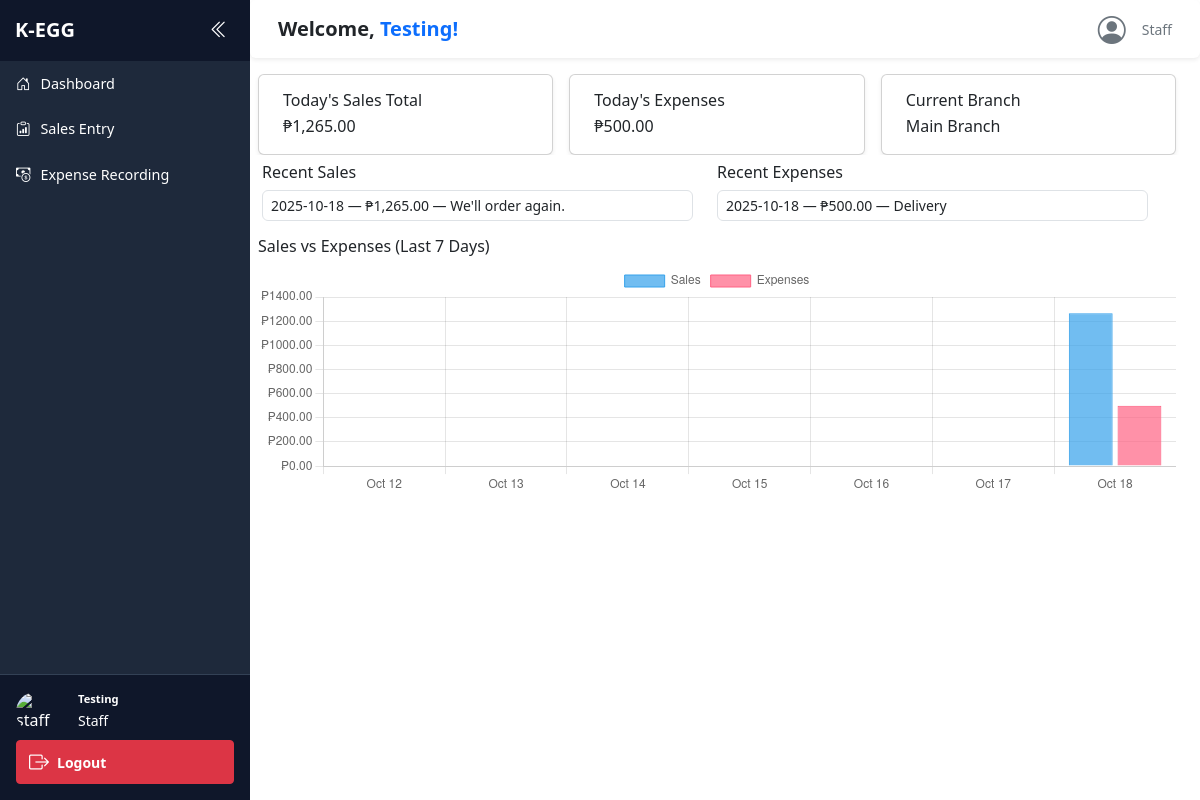
The app's page /staff_dashboard.php (signed in) with its own data.
### tables this page shows
CREATE TABLE `sales` (
  `id` int(11) NOT NULL,
  `transaction_id` varchar(50) NOT NULL,
  `date` date NOT NULL,
  `time` time NOT NULL,
  `product_name` varchar(100) NOT NULL,
  `quantity` int(11) NOT NULL,
  `unit_price` decimal(10,2) NOT NULL,
  `total_amount` decimal(10,2) NOT NULL,
  `payment_method` varchar(50) NOT NULL,
  `branch` varchar(100) NOT NULL,
  `sold_by` varchar(100) NOT NULL,
  `remarks` text DEFAULT NULL,
  `created_at` timestamp NOT NULL DEFAULT current_timestamp()
);

CREATE TABLE `expenses` (
  `id` int(11) NOT NULL,
  `transaction_id` varchar(50) NOT NULL,
  `date` date NOT NULL,
  `time` time NOT NULL,
  `category` varchar(100) NOT NULL,
  `description` text NOT NULL,
  `amount` decimal(10,2) NOT NULL,
  `payment_method` varchar(50) NOT NULL,
  `vendor` varchar(100) DEFAULT NULL,
  `branch` varchar(100) NOT NULL,
  `recorded_by` varchar(100) NOT NULL,
  `attachment` varchar(255) DEFAULT NULL,
  `remarks` text DEFAULT NULL,
  `created_at` timestamp NOT NULL DEFAULT current_timestamp()
);

### staff_dashboard.php (the view, shortened to what this page needs)
<?php
include 'db.php';
$staffName = $_SESSION['staff'];
$branch = $_SESSION['branch'] ?? 'Main Branch';
$today = date('Y-m-d');
$salesStmt = $conn->prepare("SELECT SUM(total_amount) AS total_sales FROM sales WHERE DATE(date) = ?");
if ($salesStmt) {
    $salesStmt->bind_param("s", $today);
    $salesStmt->execute();
    $salesStmt->bind_result($totalSales);
    if ($salesStmt->fetch()) {
        $sales = $totalSales ?: 0.00;
    }
} else {
    echo "Sales query failed: " . $conn->error;
}
$expenses = 0.00;
$expensesStmt = $conn->prepare("SELECT SUM(amount) AS total_expenses FROM expenses WHERE DATE(date) = ?");
if ($expensesStmt) {
    $expensesStmt->bind_param("s", $today);
    $expensesStmt->execute();
    $expensesStmt->bind_result($totalExpenses);
    if ($expensesStmt->fetch()) {
        $expenses = $totalExpenses ?: 0.00;
    }
} else {
    echo "Expenses query failed: " . $conn->error;
}
$recentSales = $conn->prepare("SELECT date, total_amount, remarks FROM sales WHERE sold_by = ? ORDER BY date DESC LIMIT 5");
$recentSales->bind_param("s", $staffName);
$recentSales->execute();
$salesResult = $recentSales->get_result();
$recentExpenses = $conn->prepare("SELECT date, amount, category FROM expenses WHERE recorded_by = ? ORDER BY created_at DESC LIMIT 5");
$recentExpenses->bind_param("s", $staffName);
$recentExpenses->execute();
$expensesResult = $recentExpenses->get_result();
$dates = [];
for ($i = 6; $i >= 0; $i--) {
    $dates[] = date('Y-m-d', strtotime("-$i days"));
}
$salesData = array_fill_keys($dates, 0);
$expensesData = array_fill_keys($dates, 0);
$salesSql = "SELECT DATE(date) as date_only, SUM(total_amount) as total_sales
                FROM sales
                WHERE DATE(date) BETWEEN ? AND ?
                GROUP BY DATE(date)";
$salesStmt = $conn->prepare($salesSql);
$salesStmt->bind_param("ss", $startDate, $endDate);
$startDate = $dates[0];
$endDate = $dates[6];
$salesStmt->bind_param("ss", $startDate, $endDate);
$salesStmt->execute();
$result = $salesStmt->get_result();
while ($row = $result->fetch_assoc()) {
    $salesData[$row['date_only']] = (float)$row['total_sales'];
}
$expensesSql = "SELECT DATE(date) as date_only, SUM(amount) as total_expenses
                FROM expenses
                WHERE DATE(date) BETWEEN ? AND ?
                GROUP BY DATE(date)";
$expensesStmt = $conn->prepare($expensesSql);
$expensesStmt->bind_param("ss", $startDate, $endDate);
$startDate = $dates[0];
$endDate = $dates[6];
$expensesStmt->bind_param("ss", $startDate, $endDate);
$expensesStmt->execute();
$result = $expensesStmt->get_result();
while ($row = $result->fetch_assoc()) {
    $expensesData[$row['date_only']] = (float)$row['total_expenses'];
}
?>
<!DOCTYPE html>
<html>
<head>
    <link href="https://cdn.jsdelivr.net/npm/bootstrap@5.3.3/dist/css/bootstrap.min.css" rel="stylesheet">
    <link rel="stylesheet" href="https://cdn.jsdelivr.net/npm/bootstrap-icons@1.11.1/font/bootstrap-icons.css">
    <link rel="stylesheet" href="staff_dashboard.css">
</head>
<body>
    <div class="d-flex flex-nowrap overflow-hidden">
        <div class="sidebar" id="sidebar">
            <div class="sidebar-header">
                <span class="brand">K-EGG</span>
                <button class="toggle-btn" onclick="toggleSidebar()">
                    <i class="bi bi-chevron-double-left"></i>
                </button>
            </div>
            <ul class="nav flex-column nav-items">
                <li class="nav-item" title="Dashboard">
                    <a href="staff_dashboard.php" class="nav-link"><i class="bi bi-house-door"></i><span class="link-text">Dashboard</span></a>
                </li>
                <li class="nav-item" title="Sales Entry">
                    <a href="sales_entry.php" class="nav-link"><i class="bi bi-clipboard-data"></i><span class="link-text">Sales Entry</span></a>
                </li>
                <li class="nav-item" title="Expense Recording">
                    <a href="expense_recording.php" class="nav-link"><i class="bi bi-cash-coin"></i><span class="link-text">Expense Recording</span></a>
                </li>
            </ul>
            <div class="sidebar-footer">
                <div class="user-profile">
                    <img src="https://cdn-icons-png.flaticon.com/512/149/149071.png" alt="staff Icon">
                    <div class="user-info">
                        <strong><?= htmlspecialchars($staffName) ?></strong>
                        <small>Staff</small>
                    </div>
                </div>
                <a href="logout_staff.php" class="btn btn-sm btn-danger w-100 mt-2 logout-btn">
                    <i class="bi bi-box-arrow-right"></i>
                    <span class="logout-text">Logout</span>
                </a>
            </div>
        </div>
        <div class="main-content d-flex flex-column" style="height: 100vh; overflow: hidden;">
            <nav class="navbar navbar-light bg-white shadow-sm rounded mb-3 py-2 px-3 sticky-top w-100">
            <div class="container-fluid">
                <a class="navbar-brand mb-0 h6 text-dark fw-semibold" href="#"> Welcome,
                <span class="text-primary"><?= htmlspecialchars($staffName) ?>!</span>
                </a>
                <div class="d-flex align-items-center gap-2">
                    <i class="bi bi-person-circle fs-3 text-secondary me-2"></i>
                    <span class="small text-secondary">Staff</span>
                </div>
            </div>
            </nav>
            <div class="container-fluid row g-3">
                <div class="col-md-4">
                    <div class="card shadow-sm p-2">
                        <div class="card-body py-2 px-3">
                            <h6 class="mb-1">Today's Sales Total</h6>
                            <p class="card-text fs-6 mb-0">₱<?= number_format($sales, 2) ?></p>
                        </div>
                    </div>
                </div>
                <div class="col-md-4">
                    <div class="card shadow-sm p-2">
                        <div class="card-body py-2 px-3">
                            <h6 class="mb-1">Today's Expenses</h6>
                            <p class="card-text fs-6 mb-0">₱<?= number_format($expenses, 2) ?></p>
                        </div>
                    </div>
                </div>
                <div class="col-md-4">
                    <div class="card shadow-sm p-2">
                        <div class="card-body py-2 px-3">
                            <h6 class="mb-1">Current Branch</h6>
                            <p class="card-text fs-6 mb-0"><?= htmlspecialchars($branch) ?></p>
                        </div>
                    </div>
                </div>
                <div class="row mt-2">
                    <div class="col-md-6">
                        <h6 class="mb-2">Recent Sales</h6>
                        <ul class="list-group list-group-sm">
                            <?php while ($sale = $salesResult->fetch_assoc()): ?>
                                <li class="list-group-item py-1 px-2 small">
                                    <?= htmlspecialchars($sale['date']) ?> — ₱<?= number_format($sale['total_amount'], 2) ?> — <?= htmlspecialchars($sale['remarks']) ?>
                                </li>
                            <?php endwhile; ?>
                        </ul>
                    </div>
                    <div class="col-md-6">
                        <h6 class="mb-2">Recent Expenses</h6>
                        <ul class="list-group list-group-sm">
                            <?php while ($expense = $expensesResult->fetch_assoc()): ?>
                                <li class="list-group-item py-1 px-2 small">
                                    <?= htmlspecialchars($expense['date']) ?> — ₱<?= number_format($expense['amount'], 2) ?> — <?= htmlspecialchars($expense['category']) ?>
                                </li>
                            <?php endwhile; ?>
                        </ul>
                    </div>
                </div>
                <div class="mt-3">
                    <h6 class="mb-2">Sales vs Expenses (Last 7 Days)</h6>
                    <canvas id="weeklyChart" height="75"></canvas>
                </div>
            </div>
        </div>
    </div>
    <script>
        // Prepare data for Chart.js from PHP
        const labels = <?= json_encode(array_map(function($d) { return date("M d", strtotime($d)); }, $dates)) ?>;
        const salesData = <?= json_encode(array_values($salesData)) ?>;
        const expensesData = <?= json_encode(array_values($expensesData)) ?>;
        const ctx = document.getElementById('weeklyChart').getContext('2d');
        const weeklyChart = new Chart(ctx, {
            type: 'bar',
            data: {
                labels: labels,
                datasets: [
                    {
                        label: 'Sales',
                        data: salesData,
                        backgroundColor: 'rgba(54, 162, 235, 0.7)',
                        borderColor: 'rgba(54, 162, 235, 1)',
                        borderWidth: 1
                    },
                    {
                        label: 'Expenses',
                        data: expensesData,
                        backgroundColor: 'rgba(255, 99, 132, 0.7)',
                        borderColor: 'rgba(255, 99, 132, 1)',
                        borderWidth: 1
                    }
                ]
            },
            options: {
                scales: {
                    y: {
                        beginAtZero: true,
                        ticks: {
                            // Include a peso sign in the ticks
                            callback: function(value) {
                                return '₱' + value.toFixed(2);
                            }
                        }
                    }
                },
                responsive: true,
                plugins: {
                    legend: {
                        position: 'top',
                    },
                    tooltip: {
                        callbacks: {
                            label: function(context) {
                                return context.dataset.label + ': ₱' + context.parsed.y.toFixed(2);
                            }
                        }
                    }
                }
            }
        });
        // Sidebar toggle function
        function toggleSidebar() {
            document.getElementById('sidebar').classList.toggle('collapsed');
        }
    </script>
</body>
</html>

### staff_dashboard.css (style rules this page uses)
body, html { margin: 0; padding: 0; font-family: 'Segoe UI', sans-serif; overflow-x: hidden; }
.sidebar { width: 250px; background: #1e293b; color: white; height: 100vh; transition: width 0.3s; display: flex; flex-direction: column; position: fixed; overflow-x: hidden; }
.sidebar .link-text { display: inline; margin-left: 10px; font-size: 0.9rem; }
.sidebar .user-info { display: block; margin-left: 10px; }
.user-profile img { width: 40px; height: 40px; border-radius: 50%; }
.main-content { margin-left: 250px; width: calc(100% - 250px); transition: all 0.3s; min-width: 0; overflow-x: hidden; }
.sidebar-header { display: flex; justify-content: space-between; align-items: center; padding: 15px; background: #0f172a; }
.sidebar .brand { color: white; font-size: 1.25rem; font-weight: bold; white-space: nowrap; transition: opacity 0.3s, visibility 0.3s, transform 0.3s; }
.toggle-btn { background: none; border: none; color: white; font-size: 1.2rem; margin-left: 10px; }
.nav-items { flex-grow: 1; padding: 0; list-style: none; }
.nav-link { color: white; display: flex; align-items: center; padding: 0.75rem 1rem; text-decoration: none; transition: background 0.3s; white-space: nowrap; }
.nav-link i { font-size: 0.9rem; }
.sidebar-footer { padding: 1rem; background: #0f172a; border-top: 1px solid #334155; }
.user-profile { display: flex; align-items: center; gap: 0.75rem; }
.user-info strong { font-size: 0.7rem; display: block; }
.logout-btn { display: flex; align-items: center; justify-content: flex-start; gap: 0.5rem; padding: 0.375rem 0.75rem; font-weight: 600; }
.logout-btn i { font-size: 1.25rem; }
.row, .col-md-4, .col-md-6, .card, .list-group-item { max-width: 100%; overflow-x: hidden; }
.list-group-item { word-wrap: break-word; overflow-wrap: break-word; white-space: normal; }

### records on screen
sales: date "2025-10-18", total_amount "1,265.00", remarks "We'll order again."
expenses: date "2025-10-18", amount "500.00", category "Delivery"

### other values on screen
$staffName "Testing"
$sales "1,265.00"
$expenses "500.00"
$branch "Main Branch"
chart data {{ json_encode(array_values($salesData)) }} [0,0,0,0,0,0,1265]
chart data {{ json_encode(array_values($expensesData)) }} [0,0,0,0,0,0,500]
